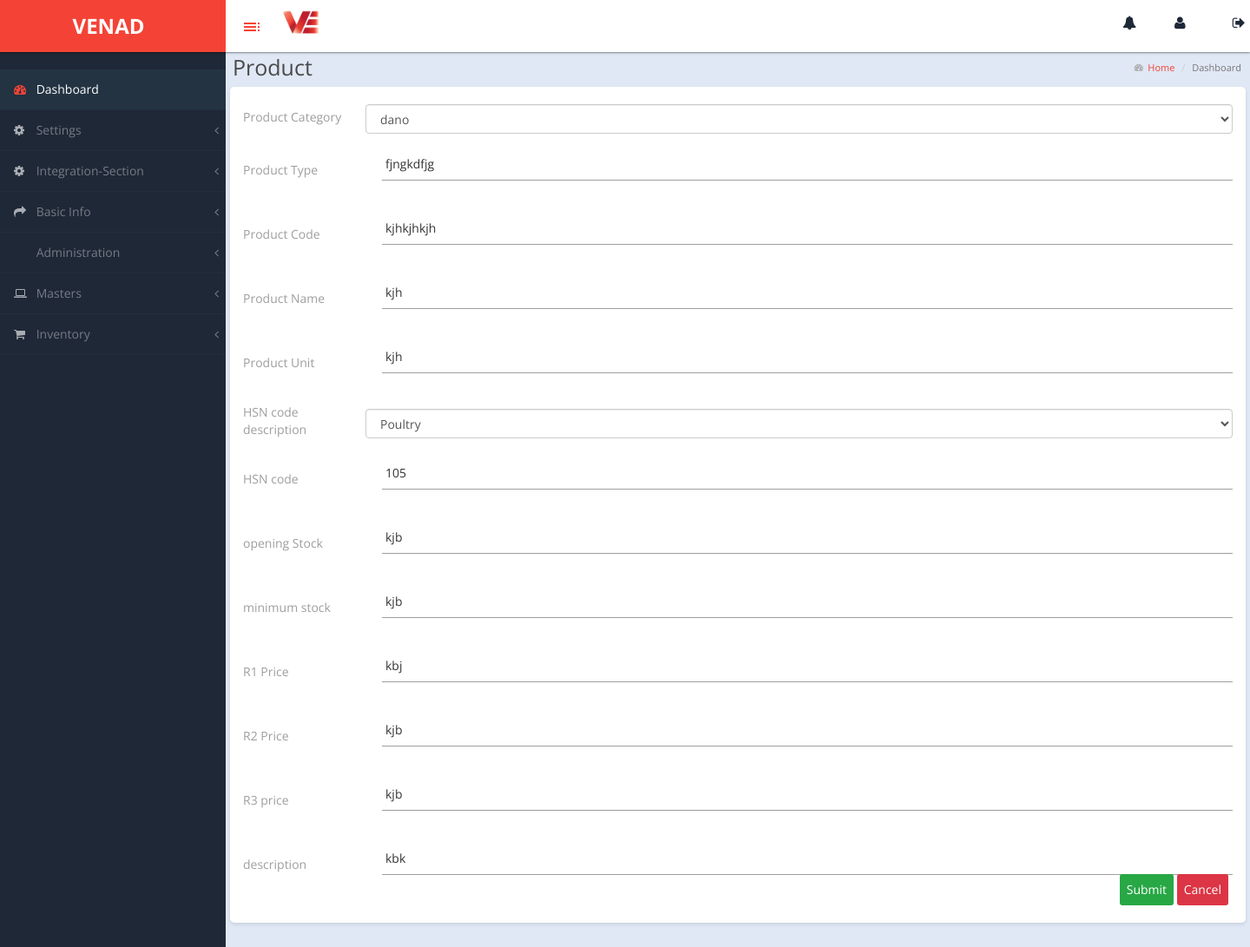
The page /product_edit/2 on the database its author committed.
### venadApp/models.py (models this page shows)
class Products(models.Model):
    product_category = models.ForeignKey(ProductCategory,on_delete=models.CASCADE,null=True)
    product_type = models.CharField(max_length=255,null=True)
    product_code = models.CharField(max_length=20,null=True)
    product_name= models.CharField(max_length=50,null=True)
    product_unit = models.CharField(max_length=50,null=True)
    hsn_code_description = models.ForeignKey(taxmaster,on_delete=models.CASCADE,null=True)
    opening_stoct= models.CharField(max_length=50,null=True)
    minimum_stock = models.CharField(max_length=50,null=True)
    r1price = models.CharField(max_length=50,null=True)
    r2price = models.CharField(max_length=50,null=True)
    r3price = models.CharField(max_length=50,null=True)
    description = models.CharField(max_length=200,null=True)

class ProductCategory(models.Model):
    category_name = models.CharField(max_length=255)

class taxmaster(models.Model):
    hs_code = models.CharField(max_length=15, null=True)
    description = models.CharField(max_length=255, null=True)
    goods_service = models.CharField(max_length=10, null=True)  # Consider using choices here if applicable
    igst = models.DecimalField(max_digits=5, decimal_places=2, default=0.00)
    sgst = models.DecimalField(max_digits=5, decimal_places=2, default=0.00)
    cgst = models.DecimalField(max_digits=5, decimal_places=2, default=0.00)
    cess = models.DecimalField(max_digits=5, decimal_places=2, default=0.00)
    compensation_cess = models.DecimalField(max_digits=5, decimal_places=2, default=0.00)
    flood_cess = models.DecimalField(max_digits=5, decimal_places=2, default=0.00)

### venadApp/views.py (the view)
# urls.py: path("product_edit/<id>",views.product_edit_page),
def product_edit_page(request, id):
    obj = get_object_or_404(Products, pk=id)
    data = ProductCategory.objects.all()
    data1 = taxmaster.objects.all()
    context = {
        "prod": obj,
        'data':data,
        "data1":data1
    }
    return render(request, "product/productedit.html", context)

### templates/product/productedit.html (shortened to what this page needs)
<!DOCTYPE html>
{% load static %}
<head>
    <link rel="stylesheet" href="https://cdn.datatables.net/1.11.5/css/jquery.dataTables.min.css">
    <link rel="stylesheet" href="https://cdnjs.cloudflare.com/ajax/libs/font-awesome/5.15.4/css/all.min.css">
</head>
<body>
    {% include 'base.html' %}
<div id="page-wrapper">
    <div class="header">
        <div class="navbar2">
            <p class="financial-year">Product </p>
            <ol class="breadcrumb">
                <li><i style="font-size: 10px; padding-top: 5px;" class="fa fa-tachometer"></i><a href="#"> &nbsp;&nbsp;Home</a></li>
                <li class="active">Dashboard</li>
            </ol>
        </div>
    </div>
         <div class="container">
       <form action="/save_product_edit/" method="post"> {% csrf_token %}
            <div class="form-group">
                <label for="product-category">Product Category</label>
                 <select name="product-category" class="form-control">
                     <option value="{{prod.product_category.id}}">{{prod.product_category.category_name}}</option>
                </select>
            </div>
            <div class="form-group">
                <label for="product-Type">Product Type</label>
                <input type="text" id="product-Type" name="product-Type" value="{{prod.product_type}}">
            </div>
            <div class="form-group">
                <label for="product-Code">Product Code</label>
                <input type="text" id="product-Code" name="product-Code" value="{{prod.product_code}}">
            </div>
            <div class="form-group">
                <label for="product-Name">Product Name</label>
                <input type="text" id="product-Name" name="product-Name"  value="{{prod.product_name}}">
            </div>
            <div class="form-group">
                <label for="product-Unit">Product Unit</label>
                <input type="text" id="product-Unit" name="product-Unit"  value="{{prod.product_unit}}">
            </div>
            <div class="form-group">
                <label for="hsn-code-description">HSN code description</label>
                 <select name="hsn-code-description" class="form-control" id="hsn">
                     <option value="{{prod.hsn_code_description.id}}">{{prod.hsn_code_description.description}}</option>
                </select>
            </div>
                <div class="form-group">
                    <label for="hsn-code-description">HSN code</label>
                    <input type="text" id="hsn-code" name="hsn-code" value="{{prod.hsn_code_description.hs_code}}">
                </div>
            <div class="form-group">
                <label for="hsn-code-description">opening Stock</label>
                <input type="text" id="opening_stock" name="opening_stock" value="{{prod.opening_stoct}}">
            </div>
            <div class="form-group">
                <label for="hsn-code-description">minimum stock</label>
                <input type="text" id="minimum_stock" name="minimum_stock" value="{{prod.minimum_stock}}" >
            </div>
            <div class="form-group">
                <label for="hsn-code-description">R1 Price</label>
                <input type="text" id="R1_price" name="R1_price"  value="{{prod.r1price}}">
            </div>
            <div class="form-group">
                <label for="hsn-code-description">R2 Price</label>
                <input type="text" id="R2_price" name="R2_price" value="{{prod.r2price}}">
            </div>
            <div class="form-group">
                <label for="hsn-code-description">R3 price</label>
                <input type="text" id="r_3price" name="R3_price" value="{{prod.r3price}}">
            </div>
            <div class="form-group">
                <label for="hsn-code-description">description</label>
                <input type="text" id="description" name="description" value="{{prod.description}}">
            </div>
            <div class="button-container">
                <button type="submit" class="submit">Submit</button>
                <button type="button" class="cancel">Cancel</button>
            </div>
       </form>
    </div>
</div>
</body>
</html>

### static/css/custom-styles.css (style rules this page uses)
body { font-family: 'Open Sans', sans-serif; background: #1F2837; }
#page-wrapper { padding: 15px 15px; min-height: 600px; background: #ececec; }
p { font-size: 14px; line-height:25px; }
label { display: inline-block; max-width: 100%; margin-bottom: 5px; font-weight: 400; }
#page-wrapper { position: relative; top: 55px; -moz-box-shadow: 0 0 10px #757575; }
.breadcrumb { padding: 10px 10px 10px 20px;margin-bottom: 0;list-style: none;border-radius: 0;background: transparent;line-height: 20px;font-size: 11px;margin-left: 14px; }
#page-wrapper { background: #e0e8f5; }
@media (min-width:768px) { #page-wrapper { margin: 0 0 0 260px; padding: 0; min-height: 1200px; } }
.header .breadcrumb:before { font-size: 11px; margin-right: 0px; color: #717171; display: none; }
.header .breadcrumb li a { font-size: 11px; font-size: 11px; text-decoration: none; color: #717171; text-decoration: none; color: #f44336; }

### templates/product/productedit.html (style rules this page uses)
body { font-family: Arial, sans-serif; background-color: #f5f5f5; }
.container { max-width: 400px; margin: 50px auto; padding: 20px; background-color: #ffffff; border-radius: 5px; box-shadow: 0 2px 4px rgba(0, 0, 0, 0.1); position: relative; }
.form-group { margin-bottom: 20px; display: flex; align-items: center; }
label { width: 150px; margin-right: 10px; }
input[type="text"] { flex: 1; padding: 10px; border: 1px solid #ccc; border-radius: 3px; }
button { display: inline-block; padding: 8px; border: none; border-radius: 3px; cursor: pointer; margin-right: 10px; }
button.submit { background-color: #28a745; color: #ffffff; }
button.cancel { background-color: #dc3545; color: #ffffff; }
.button-container { position: absolute; bottom: 20px; right: 20px; }
.navbar2 { display: flex; justify-content: space-between; align-items: center; }
.breadcrumb { margin-left: auto; }
.financial-year { margin-right: auto; }

### templates/base.html (style rules this page uses)
.navbar2 { display: flex; align-items: center; padding-left: 8px; }
.financial-year { font-size: 25px; padding-top: 10px; color: rgb(73, 73, 73); margin-right: 20px; }

### rows shown on the page
Products: product-category "dano", product-Type "fjngkdfjg", product-Code "kjhkjhkjh", product-Name "kjh", product-Unit "kjh", hsn-code-description "Poultry", hsn-code "105", opening_stock "kjb", minimum_stock "kjb", R1_price "kbj", R2_price "kjb", R3_price "kjb", description "kbk"
